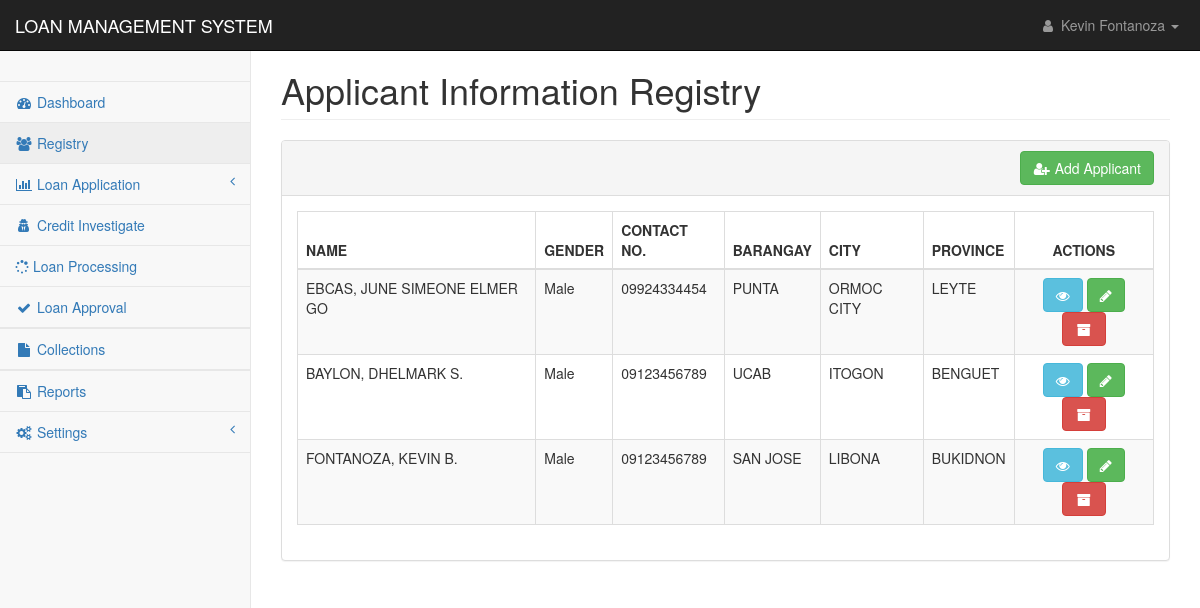
The page /pages/registry_applicant.php (signed in) on the database as committed earlier.
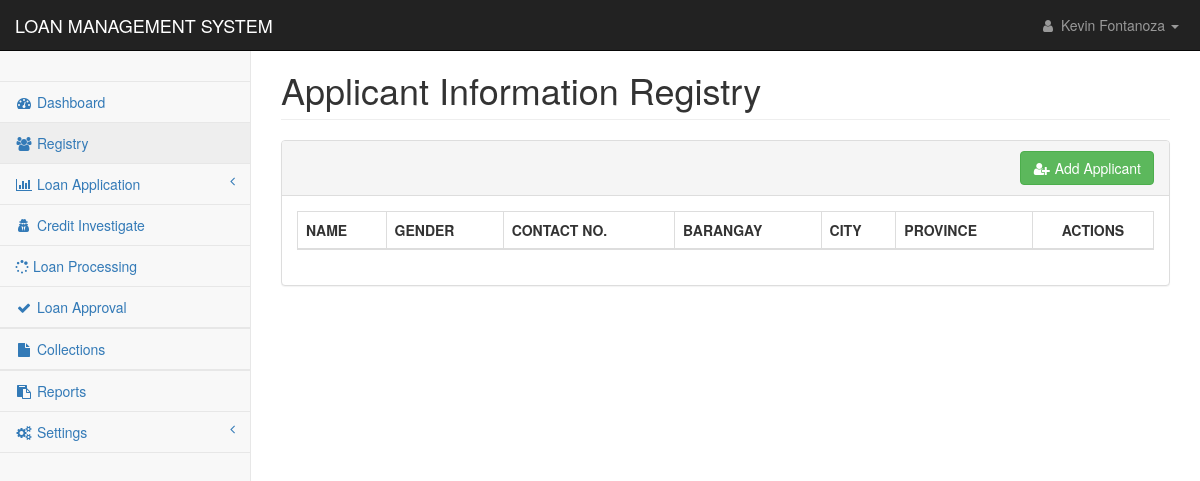
The same page on the database as committed later.
### tables this page shows
CREATE TABLE `applicants_personal` (
  `applicant_id` int(11) NOT NULL,
  `applicant_code` text NOT NULL,
  `firstname` text NOT NULL,
  `middlename` text NOT NULL,
  `lastname` text NOT NULL,
  `suffix` text NOT NULL,
  `nickname` text NOT NULL,
  `age` text NOT NULL,
  `gender` text NOT NULL,
  `contact1` text NOT NULL,
  `mstatus` text NOT NULL,
  `dob1` date NOT NULL,
  `pob1` text NOT NULL,
  `block1` text NOT NULL,
  `street1` text NOT NULL,
  `phase1` text NOT NULL,
  `brgy1` text NOT NULL,
  `city1` text NOT NULL,
  `province1` text NOT NULL,
  `map_url` text NOT NULL,
  `residence1` text NOT NULL,
  `lwith1` text NOT NULL,
  `block2` text NOT NULL,
  `street2` text NOT NULL,
  `phase2` text NOT NULL,
  `brgy2` text NOT NULL,
  `city2` text NOT NULL,
  `province2` text NOT NULL,
  `residence2` text NOT NULL,
  `lwith2` text NOT NULL,
  `mothername` text NOT NULL,
  `mothercon` text NOT NULL,
  `fathername` text NOT NULL,
  `fathercon` text NOT NULL,
  `file` text NOT NULL,
  `date_encoded` date NOT NULL
);

### config/conn.php (called while the page is built, shortened)
<?php
class DatabaseConnection
{
    public function connect()
    {
        $conn = new mysqli(DB_HOST,DB_USER,DB_PASSWORD,DB_DATABASE);
        return $this->conn = $conn;
    }
}
?>

### controller/reg_app.php (called while the page is built, shortened)
<?php
require_once('../config/conn.php');
class Registry extends DatabaseConnection {
    function display($table){
        $sql = "SELECT * FROM $table";
        $result = mysqli_query($this->connect(), $sql);
        return $result;
    }
    }
?>

### pages/registry_applicant.php (the view, shortened to what this page needs)
<?php
include('../config/conn.php');
include('../controller/reg_app.php');
if($_SESSION['user_id']){
?>
<!DOCTYPE html>
<html lang="en">
<head>
    <link href="../css/bootstrap.min.css" rel="stylesheet">
    <link href="../css/metisMenu.min.css" rel="stylesheet">
    <link href="../css/dataTables/dataTables.bootstrap.css" rel="stylesheet">
    <link href="../css/dataTables/dataTables.responsive.css" rel="stylesheet">
    <link href="../css/startmin.css" rel="stylesheet">
    <link href="../css/font-awesome.min.css" rel="stylesheet" type="text/css">
</head>
<body>
    <div id="wrapper">
        <?php include('nav.php');?>
        <div id="page-wrapper">
            <div class="container-fluid">
                <div class="row">
                    <div class="col-lg-12">
                        <h1 class="page-header">Applicant Information Registry</h1>
                    </div>
                </div>
                <div class="row">
                    <div class="col-lg-12">
                        <div class="panel panel-default">
                            <div class="panel-heading" align="right">
                                <a href="registry_application.php">
                                    <button type="button" class="btn btn-success">
                                        <i class="fa fa-fw" aria-hidden="true" title="Copy to use user-plus">&#xf234</i>
                                        Add Applicant
                                    </button>
                                </a>
                            </div>
                            <div class="panel-body">
                                <div class="table-responsive">
                                    <table class="table table-striped table-bordered table-hover"
                                        id="dataTables-example">
                                        <thead>
                                            <tr>
                                                <th>NAME</th>
                                                <th>GENDER</th>
                                                <th>CONTACT NO.</th>
                                                <th>BARANGAY</th>
                                                <th>CITY</th>
                                                <th>PROVINCE</th>
                                                <th class="text-center">ACTIONS</th>
                                            </tr>
                                        </thead>
                                        <tbody>
                                            <?php
                                                $applicant = new Registry();
                                                $result = $applicant->display("applicants_personal");
                                                foreach($result as $display){
                                            ?>
                                            <tr class="even gradeC">
                                                <td><?php echo $display['lastname'].', '.$display['firstname'].' '.$display['suffix'].' '.$display['middlename'];?>
                                                </td>
                                                <td><?php echo $display['gender'];?></td>
                                                <td><?php echo $display['contact1'];?></td>
                                                <td><?php echo $display['brgy1'];?></td>
                                                <td><?php echo $display['city1'];?></td>
                                                <td><?php echo $display['province1'];?></td>
                                                <td style="text-align:center">
                                                    <div class="tooltip-demo">
                                                        <a
                                                            href="registry_applicant_view.php?id=<?php echo $display['applicant_code'];?>">
                                                            <button type="button" class="btn btn-info"
                                                                data-toggle="tooltip" data-placement="top" title="View">
                                                                <i class="fa fa-eye" aria-hidden="true"></i>
                                                            </button>
                                                        </a>
                                                        <a
                                                            href="registry_applicant_update.php?id=<?php echo $display['applicant_code'];?>">
                                                            <button type="button" class="btn btn-success"
                                                                data-toggle="tooltip" data-placement="top" title="Edit">
                                                                <i class="fa fa-pencil" aria-hidden="true"></i>
                                                            </button>
                                                        </a>
                                                        <button data-target="#modal-<?= $display['applicant_code'] ?>"
                                                            type="button" class="btn btn-danger" data-toggle="modal"
                                                            data-placement="top" title="Archive">
                                                            <i class="fa fa-fw" aria-hidden="true"
                                                                title="Copy to use archive">&#xf187</i>
                                                        </button>
                                                    </div>
                                                </td>
                                            </tr>
                                            <?php
                                                }
                                            ?>
                                        </tbody>
                                    </table>
                                </div>
                            </div>
                        </div>
                    </div>
                </div>
            </div>
        </div>
    </div>
</body>
</html>
<?php
}else{
    header('location: index.php');
}
?>

### pages/nav.php (shortened to what this page needs)
<nav class="navbar navbar-inverse navbar-fixed-top" role="navigation">
    <div class="navbar-header">
        <a class="navbar-brand" href="index.php">LOAN MANAGEMENT SYSTEM</a>
    </div>
    <ul class="nav navbar-right navbar-top-links">
        <li class="dropdown">
            <a class="dropdown-toggle" data-toggle="dropdown" href="#">
                <i class="fa fa-user fa-fw"></i> <?php echo $_SESSION['name'];?> <b class="caret"></b>
            </a>
        </li>
    </ul>
    <div class="navbar-default sidebar" role="navigation">
        <div class="sidebar-nav navbar-collapse">
            <ul class="nav" id="side-menu">
                <li class="sidebar-search">
                </li>
                <li>
                    <a href="index.php"><i class="fa fa-dashboard fa-fw"></i> Dashboard</a>
                </li>
                <li>
                    <a href="registry_applicant.php"><i class="fa fa-users fa-fw"></i> Registry</a>
                <li>
                    <a href="#"><i class="fa fa-bar-chart fa-fw"></i> Loan Application<span class="fa arrow"></span></a>
                </li>
                <li>
                    <a href="loan_credit_investigation.php"><i class="fa fa-user-secret fa-fw"></i> Credit
                        Investigate</a>
                </li>
                <li>
                    <a href="process_loan.php"><i class="fa fa-spinner"></i> Loan Processing</a>
                </li>
                <li>
                    <a href="loan_approval.php"><i class="fa fa-check fa-fw"></i> Loan Approval</a>
                <li>
                <li>
                    <a href="#"><i class="fa fa-file fa-fw"></i> Collections</a>
                <li>
                <li>
                    <a href="#"><i class="fa fa-clipboard fa-fw"></i> Reports</a>
                <li>
                    <a href="#"><i class="fa fa-cogs fa-fw"></i> Settings<span class="fa arrow"></span></a>
                </li>
            </ul>
        </div>
    </div>
</nav>

### css/startmin.css (style rules this page uses)
body { background-color: #f8f8f8; }
#wrapper { width: 100%; }
#page-wrapper { padding-top: 30px; min-height: 568px; background-color: #fff; }
@media (min-width:768px) { #page-wrapper { position: inherit; margin-left: 250px; padding: 30px 15px 0 15px; border-left: 1px solid #e7e7e7; } }
.navbar-header { float: left; }
.navbar-right { text-align: right; }
.navbar-top-links { margin: 0; }
.navbar-top-links li { display: inline-block; }
.navbar-top-links li:last-child { margin-right: 6px; }
.navbar-top-links li a { padding: 15px; min-height: 50px; }
.navbar-top-links>li>a { color: #999; }
.sidebar .sidebar-nav.navbar-collapse { padding-right: 0; padding-left: 0; }
.sidebar .sidebar-search { padding: 15px; }
.sidebar ul li { border-bottom: 1px solid #e7e7e7; }
.sidebar ul li a.active { background-color: #eee; }
.sidebar .arrow { float: right; }
.sidebar .fa.arrow:before { content: "\f104"; }
@media (min-width:768px) { .sidebar { z-index: 1; position: absolute; width: 250px; margin-top: 51px; } }

Rows that differ between the two databases and show on the page:
removed applicants_personal: lastname "EBCAS", firstname "JUNE SIMEONE ELMER", middlename "GO", gender "Male", contact1 "09924334454", brgy1 "PUNTA", city1 "ORMOC CITY", province1 "LEYTE"
removed applicants_personal: lastname "BAYLON", firstname "DHELMARK", middlename "S.", gender "Male", contact1 "09123456789", brgy1 "UCAB", city1 "ITOGON", province1 "BENGUET"
removed applicants_personal: lastname "FONTANOZA", firstname "KEVIN", middlename "B.", gender "Male", contact1 "09123456789", brgy1 "SAN JOSE", city1 "LIBONA", province1 "BUKIDNON"
